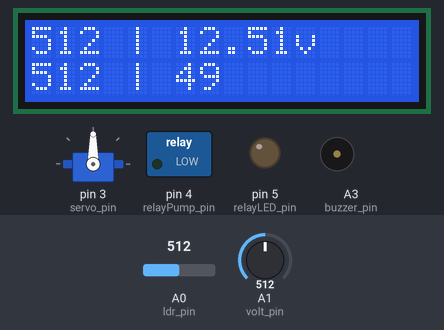
This sketch was run on a simulated Arduino Uno, built with avr-gcc and run on an emulated ATmega328P. On the bench: servo, 16×2 character LCD, switched loads named in the sketch (green lamp = pin HIGH), output pins drawn as LEDs (lit = HIGH), buzzer (waves = sounding, pin HIGH). The inputs (shaded band) are chosen by the test bench; at power-on: A1 (volt_pin) = 512, A0 (ldr_pin) = 512. What the sketch prints to the serial monitor is not drawn.

Above: at 0.2 s.
1.3 s: A1 (volt_pin) set to 716
At 2.0 s:
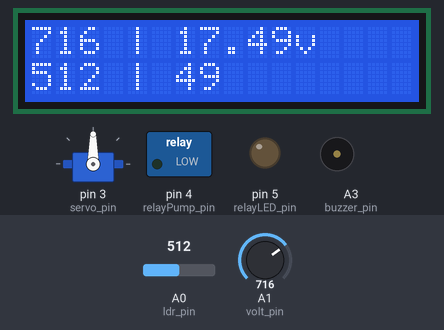
3.8 s: A0 (ldr_pin) set to 716
At 5.4 s:
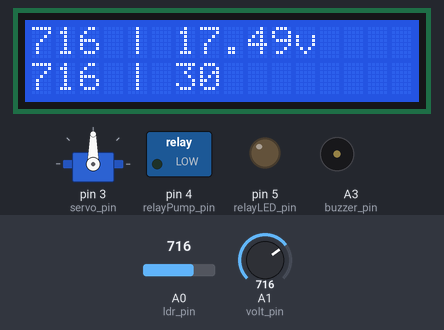
7.1 s: A1 (volt_pin) set to 900
At 8.7 s:
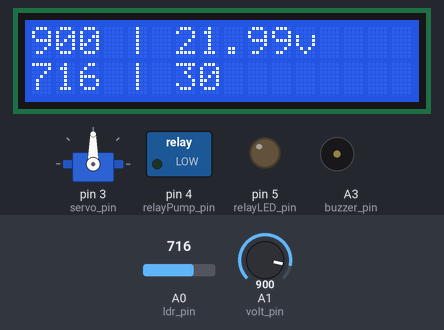
10.5 s: A0 (ldr_pin) set to 900
At 12.2 s:
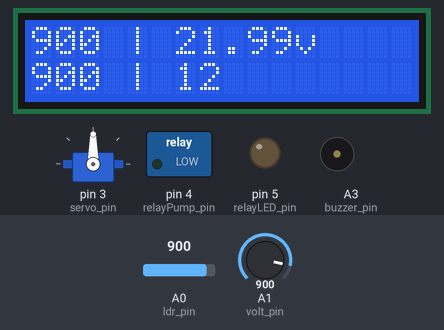
13.9 s: A1 (volt_pin) set to 1023
At 15.5 s:
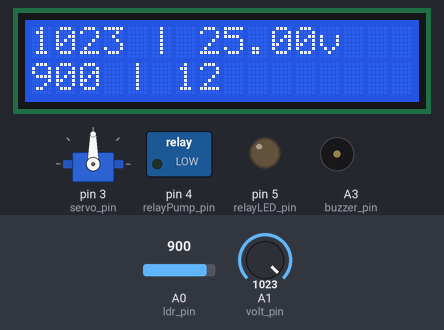
17.3 s: A0 (ldr_pin) set to 1023
At 18.9 s:
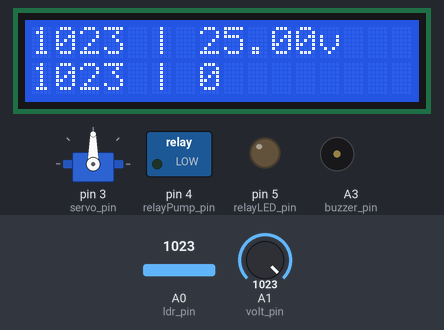
Timing chart, 0 to 20.4 s (numbered marks = the images above; inputs shaded):
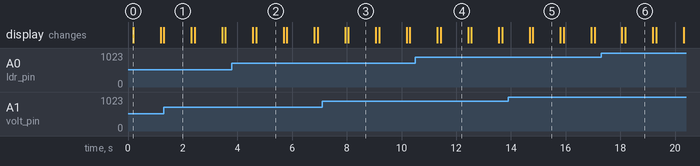

The sketch:

Test_Pins.ino
```cpp
#include <DFRobot_DHT11.h>
#include <Servo.h>
#include <Wire.h>
#include <LiquidCrystal_I2C.h>

#define relayPump_pin 4
#define relayLED_pin 5

#define buzzer_pin A3
#define DHT11_PIN A2

#define servo_pin 3
#define volt_pin A1
#define ldr_pin A0

DFRobot_DHT11 DHT;
Servo myservo;
LiquidCrystal_I2C lcd(0x27, 16, 2);

int i = 0;
int pos = 0;

void setup() {
  Serial.begin(9600);

  pinMode(relayPump_pin, OUTPUT);
  pinMode(relayLED_pin, OUTPUT);

  pinMode(buzzer_pin, OUTPUT);
  myservo.attach(servo_pin);

  pinMode(volt_pin, INPUT);
  pinMode(ldr_pin, INPUT);

  lcd.begin();
  lcd.backlight();
  lcd.clear();

  // Serial.println("Testing...");
  // delay(1000);
}

void loop() {
  // relays_test();
  // buzzer_test();
  // dht11_test();
  // servo_test();
  // lcd_test();
  readSun();
  readVoltage();

  delay(1000);
}


void relays_test() {
  digitalWrite(relayPump_pin, HIGH);
  digitalWrite(relayLED_pin, LOW);
  delay(100);
  digitalWrite(relayPump_pin, LOW);
  digitalWrite(relayLED_pin, HIGH);
  delay(100);
}

void buzzer_test() {
  for (i = 25; i < 120; i++) {
    tone(buzzer_pin, 20 * i, 200);  // Create a tone/note from 500 to 2400 Hz
    delay(20);
  }
  for (i = 120; i >= 25; i--) {
    tone(buzzer_pin, 20 * i, 200);  // Create a tone/note from 2400 Hz to 500 hz
    delay(20);
  }
}

void dht11_test() {
  DHT.read(DHT11_PIN);
  Serial.print("temp:");
  Serial.print(DHT.temperature);
  Serial.print("  humi:");
  Serial.println(DHT.humidity);
}

void servo_test() {
  for (pos = 0; pos <= 180; pos += 1) {  // goes from 0 degrees to 180 degrees
    // in steps of 1 degree
    myservo.write(pos);  // tell servo to go to position in variable 'pos'
    delay(15);           // waits 15 ms for the servo to reach the position
  }
  for (pos = 180; pos >= 0; pos -= 1) {  // goes from 180 degrees to 0 degrees
    myservo.write(pos);                  // tell servo to go to position in variable 'pos'
    delay(15);                           // waits 15 ms for the servo to reach the position
  }
}

void lcd_test() {
  lcd.clear();
  lcd.print("Testing Display...");
  delay(1000);
  lcd.clear();
  lcd.print("Test Completed");
}

void readVoltage() {
  int read = analogRead(volt_pin);
  double voltage = map(read, 0, 1023, 0, 2500) + 0;
  voltage /= 100;
  // voltage -= 0.30;  //---> Callibration Treshold For VB [Removable]

  String txt = String(read) + " | " + String(voltage) + "v";
  Serial.println(txt);


  lcd.setCursor(0,0);
  lcd.print(txt);
}

void readSun() {
   int sun_val = analogRead(ldr_pin);
   double inverted = double(sun_val) / 1023.0 * 100.0;
   int percentage = 100 - inverted;
   lcd.clear();
   delay(100);
   lcd.setCursor(0,1);
   lcd.print(sun_val);
   lcd.print(" | ");
   lcd.print(percentage);


}
```

Measured:
- after the input at 1.3 s, the display: changes at once (image 1)
- after the input at 3.8 s, the display: first differs from a run without the input after 0.89 s (image 2)
- after the input at 7.1 s, the display: first differs from a run without the input after 0.96 s (image 3)
- after the input at 10.5 s, the display: first differs from a run without the input after 0.93 s (image 4)
- after the input at 13.9 s, the display: first differs from a run without the input after 0.91 s (image 5)
- after the input at 17.3 s, the display: first differs from a run without the input after 0.88 s (image 6)
- what the display in image 0 shows lasts 1.0 s, from 0.2 s to 1.2 s
